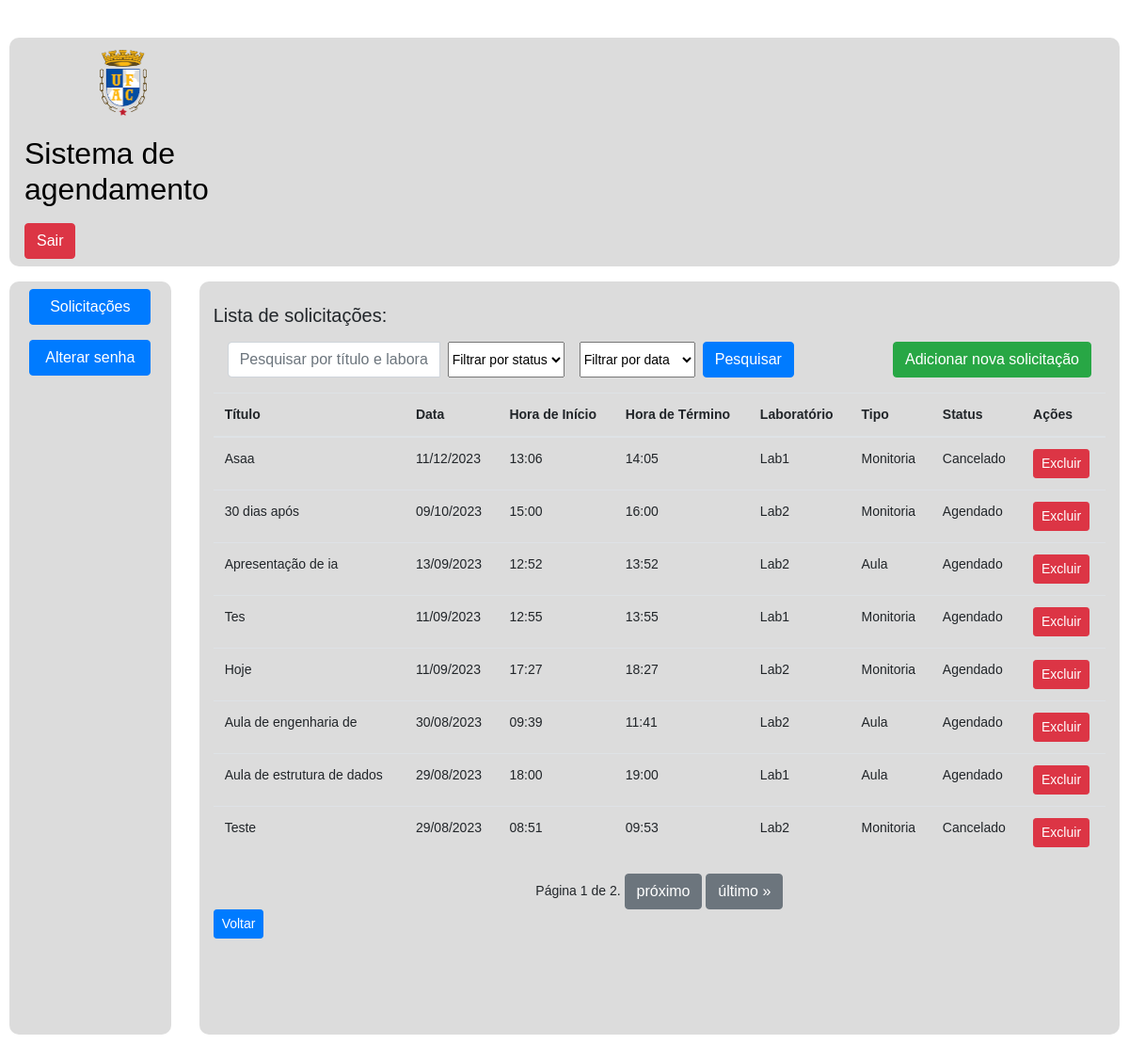
Page /monitor/lista_monitor/ (signed in) on the earlier database version.
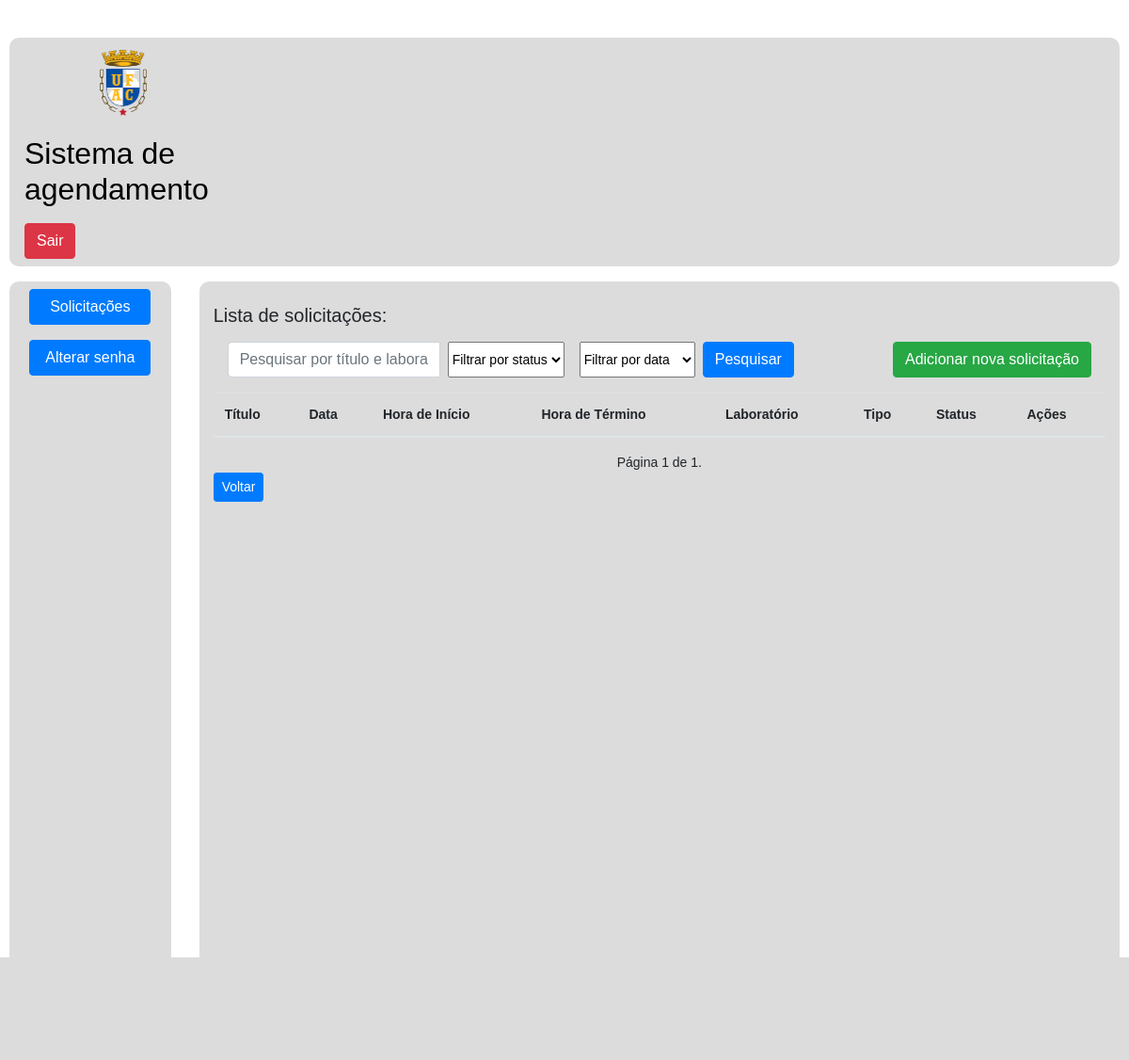
Same page on the later database version.
### secretaria/models.py (models this page shows, shortened)
class Agendamento(models.Model):
    titulo = models.CharField(max_length=200)
    data = models.DateField()
    hora_inicio = models.TimeField()
    hora_fim = models.TimeField()
    laboratorio = models.ForeignKey(Laboratorio, on_delete=models.CASCADE)
    tipo = models.ForeignKey(Tipo, on_delete=models.CASCADE)
    user = models.ForeignKey(User, on_delete=models.CASCADE, null=True, blank=True)
    status = models.CharField(max_length=30)
    opicional = models.TextField(null=True, blank=True)
    class Meta:
        verbose_name = 'Agendamento'
        verbose_name_plural = 'Agendamentos'
        ordering = ['-data']

class Tipo(models.Model):
    titulo = models.CharField(max_length=60)
    class Meta:
        verbose_name = 'Tipo'
        verbose_name_plural = 'Tipos'
        ordering = ['id']
    def __str__(self):
        return self.titulo

### laboratorio/models.py (models this page shows)
class Laboratorio(models.Model):
    name = models.CharField(max_length=60)
    qt_maquinas = models.IntegerField(blank=False, null=False)  # blank= não obrigatorio/null=aceita valor nulo
    class Meta:
        verbose_name = 'Laboratorio'
        verbose_name_plural = 'Laboratorio'
        ordering = ['id']
    def __str__(self):
        return self.name

### monitor/views.py (the view)
# urls.py: path('lista_monitor/', views.listar_monitor, name='lista_monitor'),
@login_required(login_url='/contas/login/')
@user_passes_test(is_monitor)
def listar_monitor(request):
    template_name = 'monitor/lista_agendamento_monitor.html'
    query = request.POST.get('query')
    status1 = request.POST.get('status1')
    data = request.POST.get('data')
    data_atual = timezone.now()
    consulta = Agendamento.objects.all()#filter(user=request.user)
    if data == 'hoje':
        consulta = consulta.filter(data=data_atual.date())
    elif data == 'proxima_semana':
        data_futuro = data_atual + timedelta(days=7)
        consulta = consulta.filter(data__range=[data_atual.date(), data_futuro.date()])
    elif data == 'proxima_mes':
        data_futuro = data_atual + timedelta(days=30)
        consulta = consulta.filter(data__range=[(data_atual + timedelta(days=1)).date(), data_futuro.date()])
    elif data == 'semana_anterior':
        data_passado = data_atual - timedelta(days=7)
        consulta = consulta.filter(data__range=[data_passado.date(), (data_atual - timedelta(days=1)).date()])
    elif data == 'mes_anterior':
        data_passado = data_atual - timedelta(days=30)
        consulta = consulta.filter(data__range=[data_passado.date(), (data_atual - timedelta(days=1)).date()])
    elif data == 'todas':
        pass
    if query:
        consulta = consulta.filter(
            Q(titulo__icontains=query) |
            Q(laboratorio__name__icontains=query))
    if status1:
        consulta = consulta.filter(status=status1)
    paginator = Paginator(consulta, 8)
    page_number = request.GET.get("page")
    agendamentos = paginator.get_page(page_number)
    context = {
        'agendamentos': agendamentos
    }
    return render(request, template_name, context)

### monitor/views.py (called while the page is built)
def is_monitor(user):
    return user.groups.filter(name='Monitor').exists()

### templates/monitor/lista_agendamento_monitor.html (shortened to what this page needs)
{% extends 'monitor/base_monitor.html' %}
{% block container %}
<div class="container">
    <h5 class="mt-4">Lista de solicitações:</h5>
    <table class="table table-striped4">
        <thead>
            <tr>
                <th scope="col">Título</th>
                <th scope="col">Data</th>
                <th scope="col">Hora de Início</th>
                <th scope="col">Hora de Término</th>
                <th scope="col">Laboratório</th>
                <th scope="col">Tipo</th>
                <th scope="col">Status</th>
                <th scope="col">Ações</th>
            </tr>
        </thead>
        <tbody>
            {% for agendamento in agendamentos %}
            <tr>
                <td>{{ agendamento.titulo }}</td>
                <td>{{ agendamento.data|date:"d/m/Y" }}</td>
                <td>{{ agendamento.hora_inicio }}</td>
                <td>{{ agendamento.hora_fim }}</td>
                 <td>{{ agendamento.laboratorio }}</td>
                 <td>{{ agendamento.tipo }}</td>
                 <td>{{ agendamento.status }}</td>
                <td>
                    <form id="DeleteForm{{ agendamento.id }}" action="{% url 'monitor:excluir_agendamento' agendamento.id %}" method="post">
                            <button type="button" class="btn btn-danger btn-sm" data-toggle="modal" onclick="DeleteModal({{ agendamento.id }})">
                                Excluir
                            </button>
                    </form>
                </td>
            </tr>
            {% endfor %}
        </tbody>
          <div class="container mt-3">
            <div class="row my-3">
                <div class="col-md-8">
                    <form method="POST" class="form-inline">
                        <div class="input-group">
                            <input type="text" name="query" placeholder="Pesquisar por título e laboratório" class="form-control" value="{{ query|default:'' }}">
                            <select name="status1" class="form-select mx-2">
                                <option value="">Filtrar por status</option>
                            </select>
                            <select name="data" class="form-select mx-2">
                                <option value="">Filtrar por data</option>
                            </select>
                            <button type="submit" class="btn btn-primary">Pesquisar</button>
                        </div>
                    </form>
                </div>
                <div class="col-md-4 text-md-right">
                    <a href="{% url 'monitor:agendar_monitor' %}" class="btn btn-success">Adicionar nova solicitação</a>
                </div>
            </div>
        </div>
    </table>
      <div class="pagination d-flex justify-content-center align-items-center">
            <span class="step-links">
                <span class="current">
                    Página {{ agendamentos.number }} de {{ agendamentos.paginator.num_pages }}.
                </span>
                {% if agendamentos.has_next %}
                    <a href="?page={{ agendamentos.next_page_number }}" class="btn btn-secondary">próximo</a>
                    <a href="?page={{ agendamentos.paginator.num_pages }}" class="btn btn-secondary">último &raquo;</a>
                {% endif %}
            </span>
      </div>
      <div class="text-left">
         <a href="{% url 'monitor:pag_monitor' %}" class="btn btn-primary btn-sm">Voltar</a>
      </div>
</div>
{% endblock %}

### templates/monitor/base_monitor.html (shortened to what this page needs)
{% load static %}
<!DOCTYPE html>
<html>
    <head>
         <link rel="stylesheet" href="https://stackpath.bootstrapcdn.com/bootstrap/4.1.3/css/bootstrap.min.css">
        <link href="https://cdn.jsdelivr.net/npm/select2@4.0.13/dist/css/select2.min.css" rel="stylesheet" />
        <link href="{% static 'css/bootstrap.min.css' %}" rel="stylesheet">
        <link href="{% static 'css/core/main.min.css' %}" rel='stylesheet' />
        <link href="{% static 'css/daygrid/main.min.css' %}" rel='stylesheet' />
        <link href="{% static 'css/personalizado.css' %}" rel='stylesheet' />
         <link href="{% static 'css/calendario.css' %}" rel="stylesheet">
    </head>
    <body>
        <nav class="navbar " id="navebar">
          <a class="navbar-brand" href="#" id="logo">
            <img src="{% static 'img/logo.png' %}" width="50" height="70" class="d-inline-block align-top" alt="" >
          </a>
          <h2 id="titulo">Sistema de agendamento </h2>
          <a class="btn btn-danger " href="{% url 'accounts:user_logout' %}">Sair</a>
        </nav>
        <nav>
             <div class="row">
                 <div class="col-sm-2" >
                    <div class="side-bar">
                        <a href="{% url 'monitor:lista_monitor' %}" class="btn btn-primary my-2 w-75">Solicitações</a>
                        <a href="{% url 'accounts:user_new_password' %}" class="btn btn-primary my-2 w-75">Alterar senha</a>
                    </div>
                 </div>
                 <div class="col-sm-10" >
                    <div class="side">
                        {% block container %}
                        {% endblock %}
                    </div>
                 </div>
             </div>
        </nav>
    </body>
</html>

### static/css/personalizado.css (style rules this page uses)
body { margin: 40px 10px; padding: 0; font-family: Arial, Helvetica Neue, Helvetica, sans-serif; font-size: 14px; }

### calendario/static/css/calendario.css (style rules this page uses)
.side-bar { margin-top: 1rem; display: flex; flex-direction: column; font-size: 45px; background: #DCDCDC; height:100vh; align-items: center; border-radius: 10px; }
.side { display: flex; justify-content:left; background: #DCDCDC; height: 100vh; margin-top: 1rem; border-radius: 10px; }
#titulo { display: flex; justify-content: center; align-items: center; color: black; margin-top: 1rem; margin-bottom: 1rem; margin-right: 50rem; }
#logo { margin-left: 5rem; }
body { background: white; }
#navebar { display: flex; background: #DCDCDC; border-radius: 10px; }

Differences in the rows shown:
removed Agendamento: titulo "Asaa", data "11/12/2023", hora_inicio "13:06", hora_fim "14:05", laboratorio "Lab1", tipo "Monitoria", status "Cancelado"
removed Agendamento: titulo "30 dias após", data "09/10/2023", hora_inicio "15:00", hora_fim "16:00", laboratorio "Lab2", tipo "Monitoria", status "Agendado"
removed Agendamento: titulo "Apresentação de ia", data "13/09/2023", hora_inicio "12:52", hora_fim "13:52", laboratorio "Lab2", tipo "Aula", status "Agendado"
removed Agendamento: titulo "Tes", data "11/09/2023", hora_inicio "12:55", hora_fim "13:55", laboratorio "Lab1", tipo "Monitoria", status "Agendado"
removed Agendamento: titulo "Hoje", data "11/09/2023", hora_inicio "17:27", hora_fim "18:27", laboratorio "Lab2", tipo "Monitoria", status "Agendado"
removed Agendamento: titulo "Aula de engenharia de", data "30/08/2023", hora_inicio "09:39", hora_fim "11:41", laboratorio "Lab2", tipo "Aula", status "Agendado"
removed Agendamento: titulo "Aula de estrutura de dados", data "29/08/2023", hora_inicio "18:00", hora_fim "19:00", laboratorio "Lab1", tipo "Aula", status "Agendado"
removed Agendamento: titulo "Teste", data "29/08/2023", hora_inicio "08:51", hora_fim "09:53", laboratorio "Lab2", tipo "Monitoria", status "Cancelado"
Other differences:
{{ agendamentos.paginator.num_pages }}: "2" → "1"
text no longer shown: "próximo último »"
